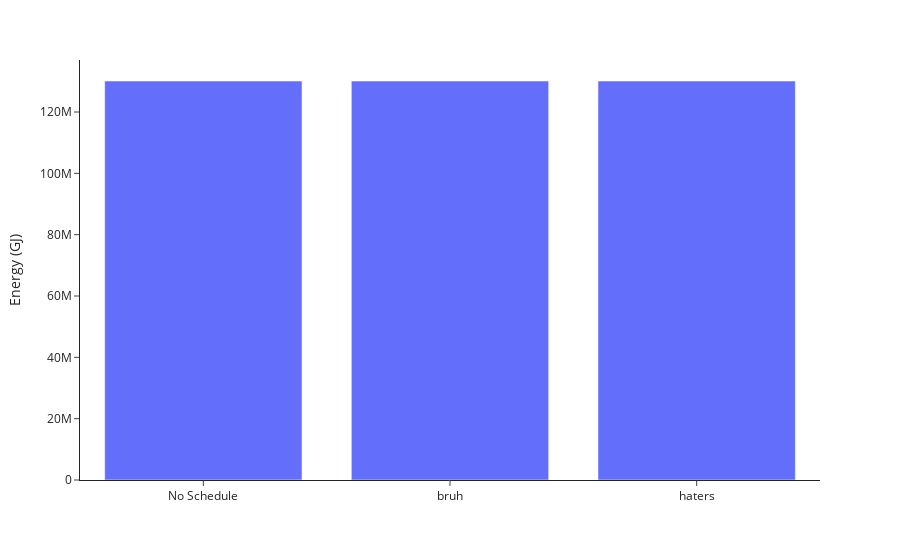

This figure's notebook cell:
### Code cell
fig = px.bar(result_table.T)
fig.update_layout(template="simple_white", yaxis_title="Energy (GJ)", showlegend=False, xaxis_title=None)
fig

### Figure 1 — Plotly figure (JSON) as saved in the notebook; plotly's stock layout.template omitted (floating-point values rounded to 4 significant figures)
{"data": [{"alignmentgroup": "True", "hovertemplate": "variable=0<br>index=%{x}<br>value=%{y}<extra></extra>", "legendgroup": "0", "marker": {"color": "#636efa", "pattern": {"shape": ""}}, "name": "0", "offsetgroup": "0", "orientation": "v", "showlegend": true, "textposition": "auto", "type": "bar", "x": ["No Schedule", "bruh", "haters"], "xaxis": "x", "y": [130100000.0, 130100000.0, 130100000.0], "yaxis": "y"}], "layout": {"barmode": "relative", "legend": {"title": {"text": "variable"}, "tracegroupgap": 0}, "margin": {"t": 60}, "showlegend": false, "xaxis": {"anchor": "y", "domain": [0, 1], "title": {}}, "yaxis": {"anchor": "x", "domain": [0, 1], "title": {"text": "Energy (GJ)"}}}}
